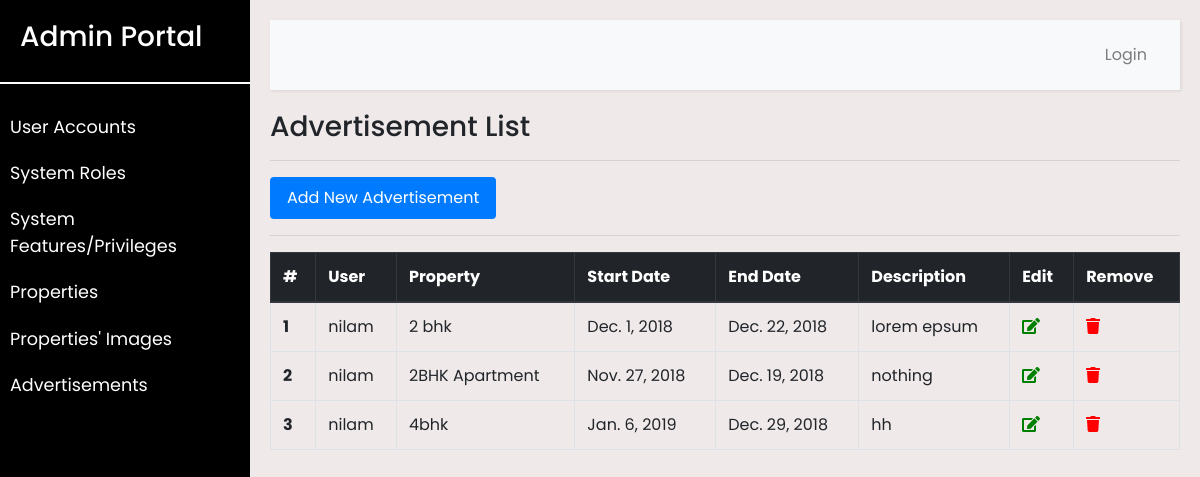
/admin_portal/listAdvertisement/, run on the app's committed database.
### eproperty/models.py (models this page shows, shortened)
class Advertisement(models.Model):
    id = models.AutoField(primary_key=True)
    advUserId = models.ForeignKey(User, on_delete=models.CASCADE)
    advProperty = models.ForeignKey(Property, on_delete=models.CASCADE, default='')
    advStartDate = models.DateField()
    advEndDate = models.DateField()
    advDescription = models.TextField()

class Property(models.Model):
    propertyID = models.IntegerField()
    propertyTitle = models.CharField(max_length=100)
    property_category = models.ForeignKey(PropertyCategory, on_delete=models.CASCADE)
    property_sector = models.ForeignKey(PropertySector, on_delete=models.CASCADE)
    property_facing = models.ForeignKey(PropertyFacing, on_delete=models.CASCADE)
    property_country = models.ForeignKey(Country, on_delete=models.CASCADE)
    property_province = models.ForeignKey(Province, on_delete=models.CASCADE)
    property_city = models.ForeignKey(City, on_delete=models.CASCADE)
    propertyStreet = models.CharField(max_length=200)
    propertyPostalCode = models.CharField(max_length=200)
    propertyStreetNumber = models.CharField(max_length=200)
    propertyConstructionDate = models.DateField()
    propertyRegistrationDate = models.DateField()
    propertyNoOfHalls = models.IntegerField()
    propertyNoOfBedRooms = models.IntegerField()
    propertyNoOfBathRooms = models.FloatField()
    propertyNoOfFloors = models.IntegerField()
    propertyTotalArea = models.FloatField()
    propertyAskingPrice = models.DecimalField(max_digits=10, decimal_places=2)
    propertySellingPrice = models.DecimalField(max_digits=10, decimal_places=2)
    def __str__(self):
        return self.propertyTitle

### eproperty/views.py (the view)
# urls.py: path('admin_portal/listAdvertisement/', views.listAdvertisement, name='listAdvertisement'),
def listAdvertisement(request):
    ads = Advertisement.objects.all()
    return render(request, 'admin_portal/listAdvertisement.html', {'ads': ads})

### templates/admin_portal/listAdvertisement.html
{% extends 'admin_portal/base_admin.html' %}
{% block content %}
    <h3>Advertisement List</h3>
    <hr>
    <a class="btn btn-primary" href="{% url 'addAdvertisement' %}">Add New Advertisement </a>
    <hr>
    <table class="table table-bordered table-hover">
        <thead class="thead-dark">
        <tr>
            <th scope="col">#</th>
            <th scope="col">User</th>
            <th scope="col">Property</th>
            <th scope="col">Start Date</th>
            <th scope="col">End Date</th>
            <th scope="col">Description</th>
            <th scope="col">Edit</th>
            <th scope="col">Remove</th>
        </tr>
        </thead>
        <tbody>
        {% if ads != '' %}
            {% for ad in ads %}
                <tr>
                    <th scope="row">{{ ad.id }}</th>
                    <td>{{ ad.advUserId }}</td>
                    <td>{{ ad.advProperty }}</td>
                    <td>{{ ad.advStartDate }}</td>
                    <td>{{ ad.advEndDate }}</td>
                    <td>{{ ad.advDescription }}</td>
                    <td><a href="{% url "editAdvertisement" ad.id %}"><i style="color: green;"
                                                                         class="fa fa-edit"></i></a></td>
                    <td><a href="{% url "advertisementConfirmDelete" ad.id %}"><i style="color: red;"
                                                                                  class="fa fa-trash"></i></a></td>
                </tr>
            {% endfor %}
        {% endif %}
        </tbody>
    </table>
{% endblock %}

### static/admin_portal/style.css (style rules this page uses)
body { font-family: 'Poppins', sans-serif; background: #fafafa; }
a, a:hover, a:focus { color: inherit; text-decoration: none; transition: all 0.3s; }
a.btn { border-radius: .25rem; border: 1px solid transparent; padding: .5rem 1rem; color: #fff; }

### data on the page
Advertisement: id "1", advUserId "nilam", advProperty "2 bhk", advStartDate "Dec. 1, 2018", advEndDate "Dec. 22, 2018", advDescription "lorem epsum"
Advertisement: id "2", advUserId "nilam", advProperty "2BHK Apartment", advStartDate "Nov. 27, 2018", advEndDate "Dec. 19, 2018", advDescription "nothing"
Advertisement: id "3", advUserId "nilam", advProperty "4bhk", advStartDate "Jan. 6, 2019", advEndDate "Dec. 29, 2018", advDescription "hh"
